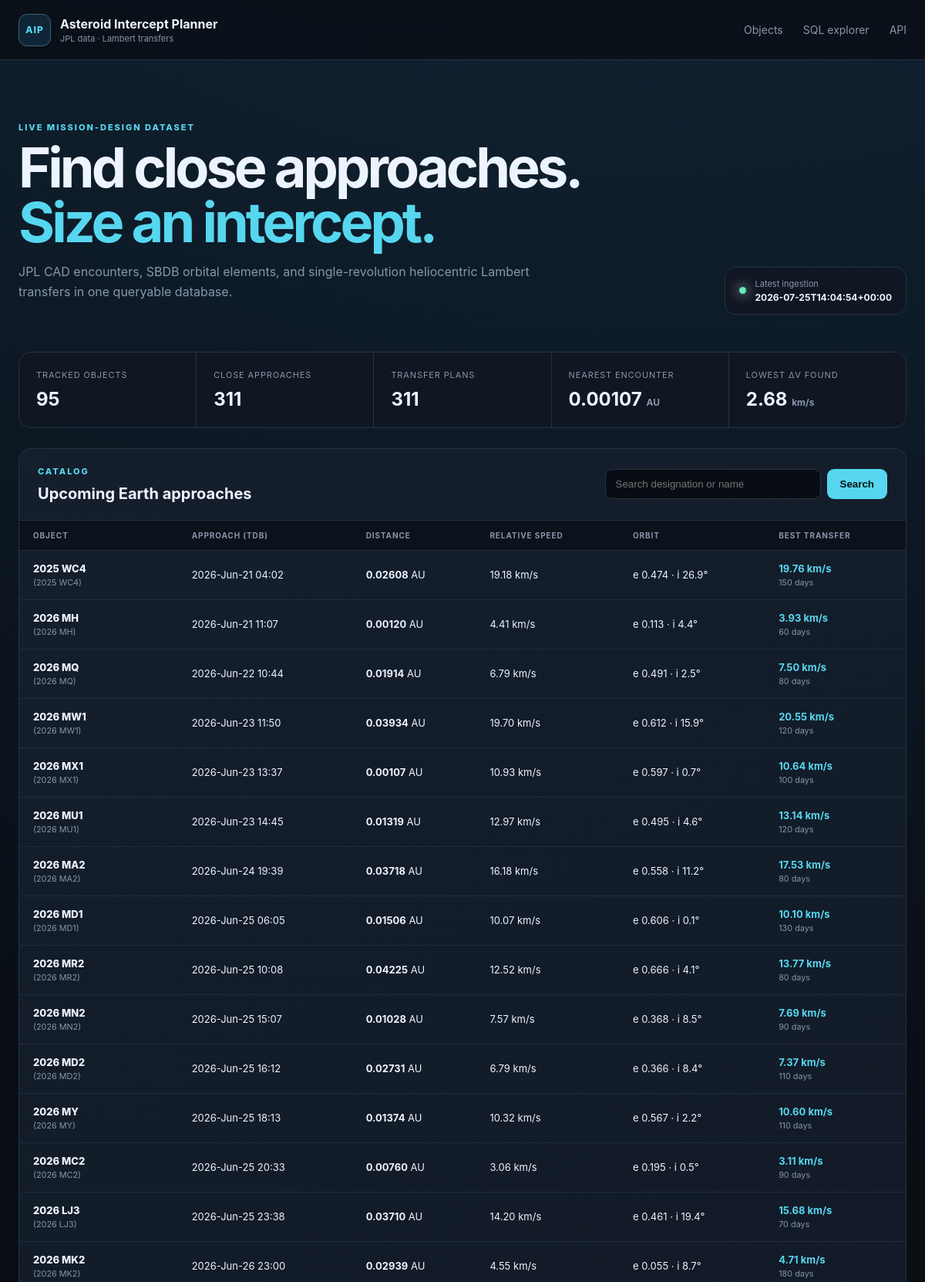
The page / (upper part) on the database its author committed.
### tables this page shows
CREATE TABLE ingestion_runs (
    run_id INTEGER PRIMARY KEY AUTOINCREMENT,
    started_at TEXT NOT NULL,
    finished_at TEXT,
    status TEXT NOT NULL CHECK (status IN ('running', 'success', 'failed')),
    source TEXT NOT NULL,
    query_json TEXT NOT NULL,
    object_count INTEGER NOT NULL DEFAULT 0,
    error_message TEXT
);

CREATE TABLE intercept_plans (
    plan_id INTEGER PRIMARY KEY AUTOINCREMENT,
    approach_id INTEGER NOT NULL REFERENCES close_approaches(approach_id) ON DELETE CASCADE,
    method TEXT NOT NULL,
    departure_jd_tdb REAL NOT NULL,
    arrival_jd_tdb REAL NOT NULL,
    tof_days REAL NOT NULL,
    departure_dv_kms REAL NOT NULL,
    arrival_dv_kms REAL NOT NULL,
    total_dv_kms REAL NOT NULL,
    c3_km2_s2 REAL,
    leo_departure_dv_kms REAL,
    polyline_json TEXT,
    computed_at TEXT NOT NULL, capture_dv_kms REAL, stable_final_orbit INTEGER, capture_json TEXT,
    UNIQUE (approach_id, method)
);

CREATE TABLE asteroids (
    designation TEXT PRIMARY KEY,
    fullname TEXT,
    absolute_magnitude_h REAL,
    diameter_km REAL,
    first_seen_at TEXT NOT NULL,
    updated_at TEXT NOT NULL
);

CREATE TABLE close_approaches (
    approach_id INTEGER PRIMARY KEY AUTOINCREMENT,
    designation TEXT NOT NULL REFERENCES asteroids(designation) ON DELETE CASCADE,
    body TEXT NOT NULL DEFAULT 'Earth',
    close_approach_jd_tdb REAL NOT NULL,
    close_approach_text TEXT,
    distance_au REAL NOT NULL,
    distance_min_au REAL,
    distance_max_au REAL,
    relative_velocity_kms REAL,
    hyperbolic_excess_velocity_kms REAL,
    time_uncertainty TEXT,
    ingested_at TEXT NOT NULL,
    UNIQUE (designation, body, close_approach_jd_tdb)
);

CREATE TABLE orbital_elements (
    designation TEXT PRIMARY KEY REFERENCES asteroids(designation) ON DELETE CASCADE,
    epoch_jd_tdb REAL,
    semi_major_axis_au REAL NOT NULL,
    eccentricity REAL NOT NULL,
    inclination_deg REAL NOT NULL,
    raan_deg REAL NOT NULL,
    arg_periapsis_deg REAL NOT NULL,
    mean_anomaly_deg REAL,
    perihelion_time_jd_tdb REAL,
    perihelion_distance_au REAL,
    aphelion_distance_au REAL,
    orbital_period_days REAL,
    earth_moid_au REAL,
    condition_code TEXT,
    orbit_id TEXT,
    source TEXT NOT NULL,
    updated_at TEXT NOT NULL
);

### app/web.py (the view)
    @application.route("/")
    def index():
        search = request.args.get("q", "").strip()
        sort = request.args.get("sort", "date")
        order = request.args.get("order", "asc")
        return render_template(
            "index.html",
            rows=list_asteroids(search, sort, order, path=settings.database_path),
            stats=dashboard_stats(settings.database_path),
            latest_run=latest_ingestion(settings.database_path),
            search=search,
            sort=sort,
            order=order,
        )

### app/database.py (called while the page is built, shortened)
def _dict_row(cursor: sqlite3.Cursor, row: tuple[Any, ...]) -> dict[str, Any]:
    return {column[0]: row[index] for index, column in enumerate(cursor.description)}

@contextmanager
def connect(path: Path | None = None) -> Iterator[sqlite3.Connection]:
    database_path = Path(path or get_settings().database_path)
    database_path.parent.mkdir(parents=True, exist_ok=True)
    connection = sqlite3.connect(database_path, timeout=30)
    connection.row_factory = _dict_row
    connection.execute("PRAGMA foreign_keys = ON")
    connection.execute("PRAGMA busy_timeout = 30000")
    try:
        yield connection
    finally:
        connection.close()

def initialize_database(path: Path | None = None) -> Path:
    database_path = Path(path or get_settings().database_path)
    schema = Path(__file__).with_name("schema.sql").read_text(encoding="utf-8")
    with connect(database_path) as connection:
        schema_version = int(connection.execute("PRAGMA user_version").fetchone()["user_version"])
        if schema_version < 2:
            connection.executescript(schema)
            connection.commit()
    return database_path

def fetch_all(
    query: str, params: Sequence[Any] = (), path: Path | None = None
) -> list[dict[str, Any]]:
    initialize_database(path)
    with connect(path) as connection:
        return connection.execute(query, params).fetchall()

def fetch_one(
    query: str, params: Sequence[Any] = (), path: Path | None = None
) -> dict[str, Any] | None:
    rows = fetch_all(query, params, path)
    return rows[0] if rows else None

def dashboard_stats(path: Path | None = None) -> dict[str, Any]:
    return (
        fetch_one(
            """
        SELECT
          (SELECT COUNT(*) FROM asteroids) AS asteroid_count,
          (SELECT COUNT(*) FROM close_approaches) AS approach_count,
          (SELECT COUNT(*) FROM intercept_plans) AS plan_count,
          (SELECT MIN(distance_au) FROM close_approaches) AS nearest_distance_au,
          (SELECT MIN(total_dv_kms) FROM intercept_plans) AS lowest_total_dv_kms
        """,
            path=path,
        )
        or {}
    )

def latest_ingestion(path: Path | None = None) -> dict[str, Any] | None:
    return fetch_one("SELECT * FROM ingestion_runs ORDER BY run_id DESC LIMIT 1", path=path)

### app/templates/index.html (shortened to what this page needs)
{% extends "base.html" %}
{% block content %}
<section class="hero">
  <div>
    <p class="eyebrow">LIVE MISSION-DESIGN DATASET</p>
    <h1>Find close approaches.<br><span>Size an intercept.</span></h1>
    <p>JPL CAD encounters, SBDB orbital elements, and single-revolution heliocentric Lambert transfers in one queryable database.</p>
  </div>
  <div class="run-status">
    <span class="status-dot {{ 'ok' if latest_run and latest_run.status == 'success' else '' }}"></span>
    <div><small>Latest ingestion</small><strong>{{ latest_run.finished_at if latest_run else 'No run recorded' }}</strong></div>
  </div>
</section>
<section class="metrics">
  <article><small>Tracked objects</small><strong>{{ stats.asteroid_count or 0 }}</strong></article>
  <article><small>Close approaches</small><strong>{{ stats.approach_count or 0 }}</strong></article>
  <article><small>Transfer plans</small><strong>{{ stats.plan_count or 0 }}</strong></article>
  <article><small>Nearest encounter</small><strong>{{ stats.nearest_distance_au|number(5) }} <em>AU</em></strong></article>
  <article><small>Lowest Δv found</small><strong>{{ stats.lowest_total_dv_kms|number(2) }} <em>km/s</em></strong></article>
</section>
<section class="panel">
  <div class="panel-header">
    <div><p class="eyebrow">CATALOG</p><h2>Upcoming Earth approaches</h2></div>
    <form class="search" method="get">
      <input type="search" name="q" value="{{ search }}" placeholder="Search designation or name">
      <button>Search</button>
    </form>
  </div>
  <div class="table-wrap">
    <table>
      <thead><tr>
        <th>Object</th><th>Approach (TDB)</th><th>Distance</th><th>Relative speed</th>
        <th>Orbit</th><th>Best transfer</th>
      </tr></thead>
      <tbody>
      {% for row in rows %}
        <tr>
          <td><a class="object-link" href="{{ url_for('asteroid_detail', designation=row.designation) }}">{{ row.designation }}</a><small>{{ row.fullname or '' }}</small></td>
          <td>{{ row.close_approach_text or row.close_approach_jd_tdb|number(2) }}</td>
          <td><strong>{{ row.distance_au|number(5) }}</strong> AU</td>
          <td>{{ row.relative_velocity_kms|number(2) }} km/s</td>
          <td>e {{ row.eccentricity|number(3) }} · i {{ row.inclination_deg|number(1) }}°</td>
          <td>{% if row.total_dv_kms is not none %}<strong class="accent">{{ row.total_dv_kms|number(2) }} km/s</strong><small>{{ row.tof_days|number(0) }} days</small>{% else %}<span class="muted">No feasible grid solution</span>{% endif %}</td>
        </tr>
      {% else %}
        <tr><td class="empty" colspan="6">The database is empty. Run <code>python -m app.ingest</code> to populate it.</td></tr>
      {% endfor %}
      </tbody>
    </table>
  </div>
</section>
{% endblock %}

### app/static/style.css (style rules this page uses)
:root { --bg:#090d14;--surface:#101722;--surface-2:#151f2d;--line:#253246;--text:#edf4ff;--muted:#8796ab;--cyan:#56d7ef;--green:#67e8b5;--orange:#ffad66;--max:1440px;font-family:Inter,ui-sans-serif,system-ui,-apple-system,BlinkMacSystemFont,"Segoe UI",sans-serif;color-scheme:dark }
* { box-sizing:border-box }
body { margin:0;background:radial-gradient(circle at 70% -20%,#16334a 0,transparent 35%),var(--bg);color:var(--text);min-height:100vh }
.hero { display:flex;justify-content:space-between;align-items:flex-end;padding:38px 0 48px }
.eyebrow { font-size:11px;letter-spacing:.18em;color:var(--cyan);font-weight:800;margin:0 0 10px }
.hero h1,.detail-hero h1 { font-size:clamp(42px,6vw,82px);line-height:.98;margin:0;letter-spacing:-.055em }
.hero h1 span { color:var(--cyan) }
.hero>div>p:last-child,.detail-hero>p:last-child { color:var(--muted);max-width:680px;line-height:1.65 }
.run-status { display:flex;align-items:center;gap:12px;padding:14px 18px;border:1px solid var(--line);border-radius:14px;background:var(--surface) }
.run-status small,.run-status strong { display:block }
.run-status small { color:var(--muted);font-size:11px }
.run-status strong { font-size:12px;margin-top:3px }
.status-dot { width:9px;height:9px;border-radius:50%;background:var(--orange);box-shadow:0 0 16px currentColor }
.status-dot.ok { background:var(--green) }
.metrics { display:grid;grid-template-columns:repeat(5,1fr);gap:1px;background:var(--line);border:1px solid var(--line);border-radius:16px;overflow:hidden;margin-bottom:26px }
.metrics article { background:var(--surface);padding:22px }
.metrics small { display:block;color:var(--muted);font-size:11px;text-transform:uppercase;letter-spacing:.08em }
.metrics strong { display:block;font-size:24px;margin-top:10px }
.metrics em { font-size:12px;color:var(--muted);font-style:normal }
.panel { border:1px solid var(--line);background:linear-gradient(145deg,rgba(21,31,45,.93),rgba(12,18,28,.93));border-radius:16px;overflow:hidden }
.panel-header { padding:22px 24px;border-bottom:1px solid var(--line);display:flex;align-items:center;justify-content:space-between;gap:24px }
.panel-header h2,.note-card h2,.table-list h2 { margin:0;font-size:20px }
.search { display:flex;gap:8px }
input,textarea { background:#080d14;border:1px solid var(--line);color:var(--text);border-radius:9px;padding:11px 13px }
input { min-width:280px }
button,.button { background:var(--cyan);border:0;color:#071015;border-radius:9px;padding:11px 17px;font-weight:800;cursor:pointer;text-decoration:none;display:inline-block }
.table-wrap { overflow:auto }
table { width:100%;border-collapse:collapse;font-size:13px }
th { text-align:left;color:var(--muted);font-size:10px;text-transform:uppercase;letter-spacing:.09em;padding:13px 18px;background:#0c121b;white-space:nowrap }
td { border-top:1px solid rgba(37,50,70,.75);padding:15px 18px;white-space:nowrap }
td small { display:block;color:var(--muted);margin-top:4px }
.object-link { color:var(--text);font-weight:800;text-decoration:none }
.object-link:hover,.accent { color:var(--cyan) }

### rows shown on the page
ingestion_runs: finished_at "2026-07-25T14:04:54+00:00"
intercept_plans: designation "2025 WC4", fullname "(2025 WC4)", close_approach_text "2026-Jun-21 04:02", distance_au|number "0.02608", relative_velocity_kms|number "19.18", eccentricity|number "0.474", inclination_deg|number "26.9", total_dv_kms|number "19.76", tof_days|number "150"
intercept_plans: designation "2026 MH", fullname "(2026 MH)", close_approach_text "2026-Jun-21 11:07", distance_au|number "0.00120", relative_velocity_kms|number "4.41", eccentricity|number "0.113", inclination_deg|number "4.4", total_dv_kms|number "3.93", tof_days|number "60"
intercept_plans: designation "2026 MQ", fullname "(2026 MQ)", close_approach_text "2026-Jun-22 10:44", distance_au|number "0.01914", relative_velocity_kms|number "6.79", eccentricity|number "0.491", inclination_deg|number "2.5", total_dv_kms|number "7.50", tof_days|number "80"
intercept_plans: designation "2026 MW1", fullname "(2026 MW1)", close_approach_text "2026-Jun-23 11:50", distance_au|number "0.03934", relative_velocity_kms|number "19.70", eccentricity|number "0.612", inclination_deg|number "15.9", total_dv_kms|number "20.55", tof_days|number "120"
intercept_plans: designation "2026 MX1", fullname "(2026 MX1)", close_approach_text "2026-Jun-23 13:37", distance_au|number "0.00107", relative_velocity_kms|number "10.93", eccentricity|number "0.597", inclination_deg|number "0.7", total_dv_kms|number "10.64", tof_days|number "100"
intercept_plans: designation "2026 MU1", fullname "(2026 MU1)", close_approach_text "2026-Jun-23 14:45", distance_au|number "0.01319", relative_velocity_kms|number "12.97", eccentricity|number "0.495", inclination_deg|number "4.6", total_dv_kms|number "13.14", tof_days|number "120"
intercept_plans: designation "2026 MA2", fullname "(2026 MA2)", close_approach_text "2026-Jun-24 19:39", distance_au|number "0.03718", relative_velocity_kms|number "16.18", eccentricity|number "0.558", inclination_deg|number "11.2", total_dv_kms|number "17.53", tof_days|number "80"
intercept_plans: designation "2026 MD1", fullname "(2026 MD1)", close_approach_text "2026-Jun-25 06:05", distance_au|number "0.01506", relative_velocity_kms|number "10.07", eccentricity|number "0.606", inclination_deg|number "0.1", total_dv_kms|number "10.10", tof_days|number "130"
intercept_plans: designation "2026 MR2", fullname "(2026 MR2)", close_approach_text "2026-Jun-25 10:08", distance_au|number "0.04225", relative_velocity_kms|number "12.52", eccentricity|number "0.666", inclination_deg|number "4.1", total_dv_kms|number "13.77", tof_days|number "80"
intercept_plans: designation "2026 MN2", fullname "(2026 MN2)", close_approach_text "2026-Jun-25 15:07", distance_au|number "0.01028", relative_velocity_kms|number "7.57", eccentricity|number "0.368", inclination_deg|number "8.5", total_dv_kms|number "7.69", tof_days|number "90"
intercept_plans: designation "2026 MD2", fullname "(2026 MD2)", close_approach_text "2026-Jun-25 16:12", distance_au|number "0.02731", relative_velocity_kms|number "6.79", eccentricity|number "0.366", inclination_deg|number "8.4", total_dv_kms|number "7.37", tof_days|number "110"
intercept_plans: designation "2026 MY", fullname "(2026 MY)", close_approach_text "2026-Jun-25 18:13", distance_au|number "0.01374", relative_velocity_kms|number "10.32", eccentricity|number "0.567", inclination_deg|number "2.2", total_dv_kms|number "10.60", tof_days|number "110"
intercept_plans: designation "2026 MC2", fullname "(2026 MC2)", close_approach_text "2026-Jun-25 20:33", distance_au|number "0.00760", relative_velocity_kms|number "3.06", eccentricity|number "0.195", inclination_deg|number "0.5", total_dv_kms|number "3.11", tof_days|number "90"
intercept_plans: designation "2026 LJ3", fullname "(2026 LJ3)", close_approach_text "2026-Jun-25 23:38", distance_au|number "0.03710", relative_velocity_kms|number "14.20", eccentricity|number "0.461", inclination_deg|number "19.4", total_dv_kms|number "15.68", tof_days|number "70"
intercept_plans: designation "2026 MK2", fullname "(2026 MK2)", close_approach_text "2026-Jun-26 23:00", distance_au|number "0.02939", relative_velocity_kms|number "4.55", eccentricity|number "0.055", inclination_deg|number "8.7", total_dv_kms|number "4.71", tof_days|number "180"

### other values the page prints
{{ stats.asteroid_count or 0 }} "95"
{{ stats.approach_count or 0 }} "311"
{{ stats.plan_count or 0 }} "311"
{{ stats.nearest_distance_au|number(5) }} "0.00107"
{{ stats.lowest_total_dv_kms|number(2) }} "2.68"
